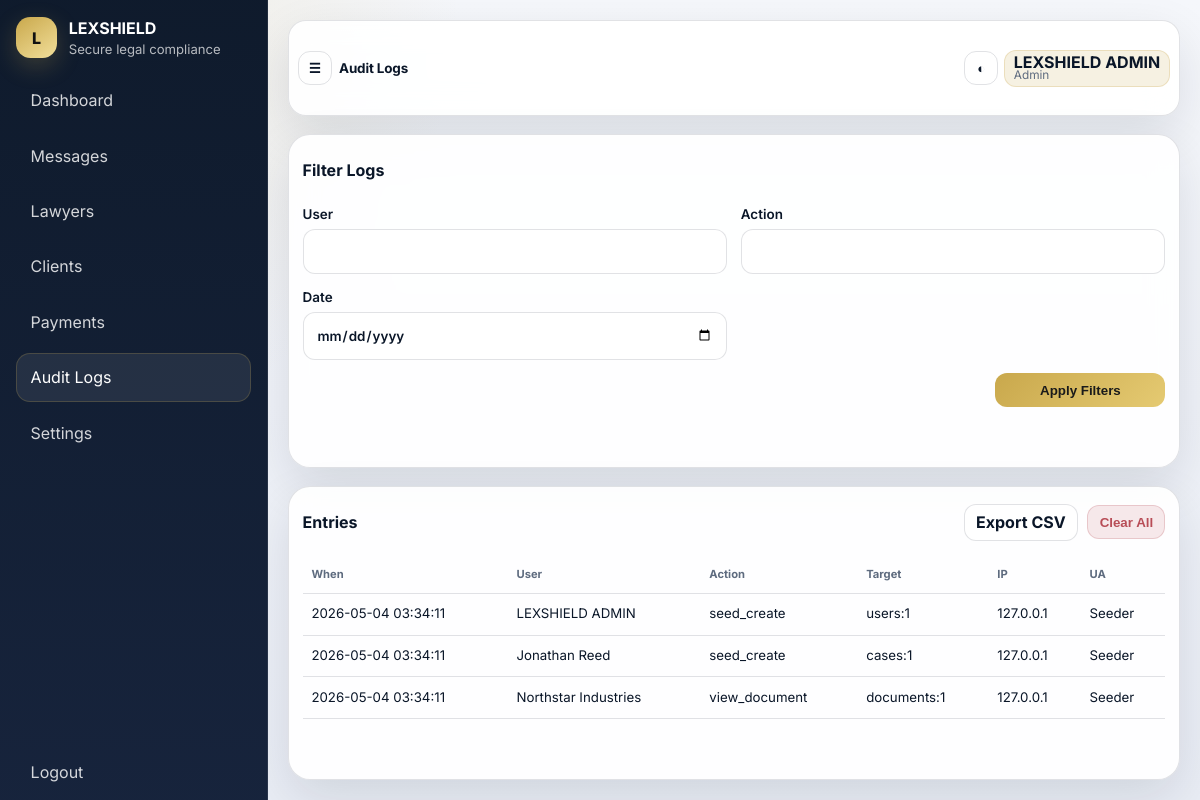
Page /admin/audit_logs.php (signed in) on the earlier database version.
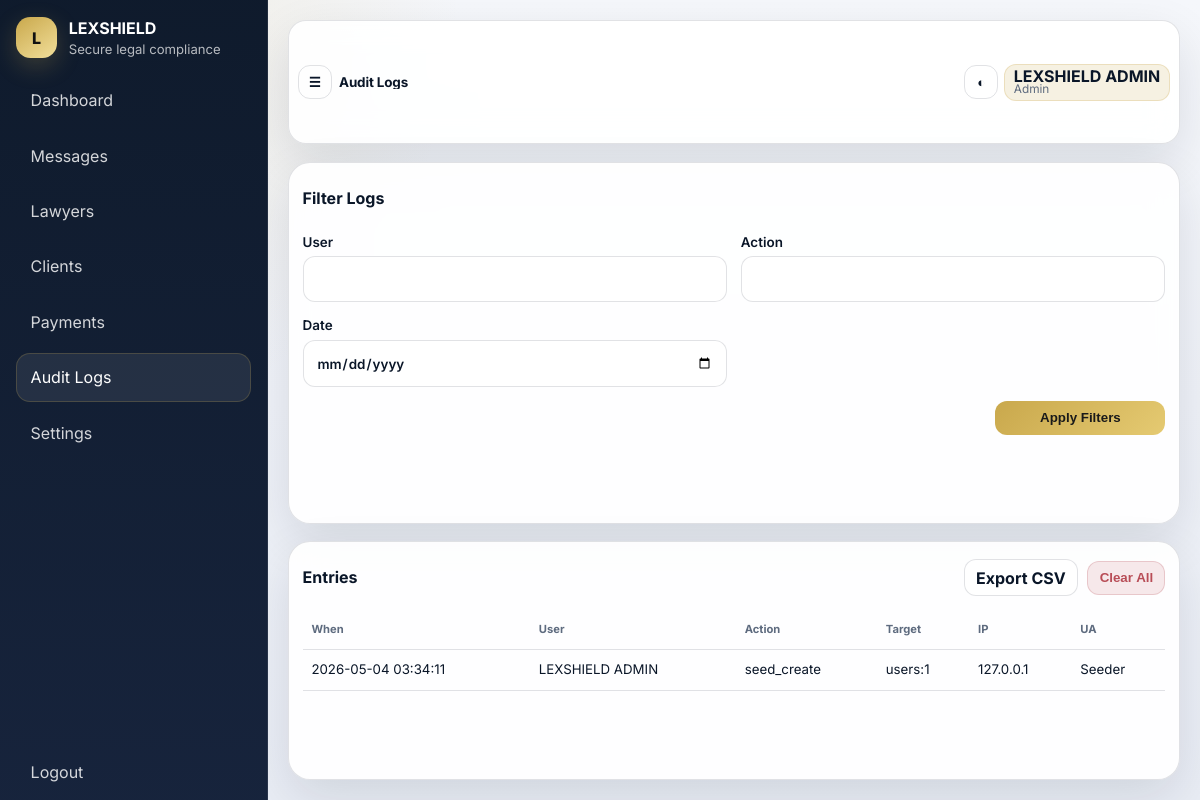
Same page on the later database version.
### tables this page shows
CREATE TABLE `audit_logs` (
  `id` BIGINT UNSIGNED NOT NULL AUTO_INCREMENT,
  `user_id` INT UNSIGNED DEFAULT NULL,
  `action` VARCHAR(120) NOT NULL,
  `target_table` VARCHAR(120) NOT NULL,
  `target_id` VARCHAR(64) DEFAULT NULL,
  `ip_address` VARCHAR(45) NOT NULL,
  `user_agent` VARCHAR(255) DEFAULT NULL,
  `performed_at` TIMESTAMP NOT NULL DEFAULT CURRENT_TIMESTAMP,
  PRIMARY KEY (`id`),
  KEY `idx_audit_user_action_date` (`user_id`, `action`, `performed_at`),
  KEY `idx_audit_target` (`target_table`, `target_id`),
  CONSTRAINT `fk_audit_user` FOREIGN KEY (`user_id`) REFERENCES `users` (`id`) ON DELETE SET NULL
);

CREATE TABLE `users` (
  `id` INT UNSIGNED NOT NULL AUTO_INCREMENT,
  `full_name` VARCHAR(150) NOT NULL,
  `email` VARCHAR(190) NOT NULL,
  `password_hash` VARCHAR(255) NOT NULL,
  `role` ENUM('admin','lawyer','client') NOT NULL,
  `is_active` TINYINT(1) NOT NULL DEFAULT 1,
  `failed_login_attempts` TINYINT UNSIGNED NOT NULL DEFAULT 0,
  `locked_until` DATETIME DEFAULT NULL,
  `created_at` TIMESTAMP NOT NULL DEFAULT CURRENT_TIMESTAMP,
  `last_login` DATETIME DEFAULT NULL,
  `avatar_stored_name` VARCHAR(255) DEFAULT NULL,
  PRIMARY KEY (`id`),
  UNIQUE KEY `uq_users_email` (`email`),
  KEY `idx_users_role_active` (`role`, `is_active`)
);

### config/app.php (called while the page is built, shortened)
<?php
$lexAppUrl = getenv('APP_URL') ?: '';
$lexApiUrl = getenv('API_URL') ?: 'http://127.0.0.1:3001';
if ($lexAppUrl === '') {
    $scheme = (!empty($_SERVER['HTTPS']) && $_SERVER['HTTPS'] !== 'off') ? 'https' : 'http';
    $host = $_SERVER['HTTP_HOST'] ?? 'localhost';
    $scriptName = $_SERVER['SCRIPT_NAME'] ?? '/index.php';
    $basePath = rtrim(str_replace('\\', '/', dirname($scriptName)), '/');
    $lexAppUrl = $scheme . '://' . $host . ($basePath === '' ? '' : $basePath);
}

### config/db.php (called while the page is built, shortened)
<?php
$lexDbPingChecked = false;

### admin/audit_logs.php (the view, shortened to what the changed rows need)
<?php
require_once __DIR__ . '/../config/bootstrap.php';
lex_require_role('admin');
$pdo = lex_pdo();
$sql = 'SELECT a.*, u.full_name FROM audit_logs a LEFT JOIN users u ON u.id = a.user_id WHERE 1=1';
$params = [];
$sql .= ' ORDER BY a.performed_at DESC LIMIT 250';
$stmt = $pdo->prepare($sql);
$stmt->execute($params);
$logs = $stmt->fetchAll();
lex_page_header('Audit Logs', 'audit');
?>
<section class="card admin-audit-card">
  <div class="card-head"><h2>Filter Logs</h2></div>
</section>
<section class="card admin-audit-card">
  <div class="card-head">
    <h2>Entries</h2>
  </div>
  <div class="table-wrap admin-audit-table-wrap">
    <table class="data-table admin-audit-table">
      <thead><tr><th>When</th><th>User</th><th>Action</th><th>Target</th><th>IP</th><th>UA</th></tr></thead>
      <tbody>
      <?php foreach ($logs as $log): ?>
        <tr>
          <td><?= lex_e($log['performed_at']) ?></td>
          <td><?= lex_e($log['full_name'] ?? 'System') ?></td>
          <td><?= lex_e($log['action']) ?></td>
          <td><?= lex_e($log['target_table'] . ':' . $log['target_id']) ?></td>
          <td><?= lex_e($log['ip_address']) ?></td>
          <td><?= lex_e($log['user_agent']) ?></td>
        </tr>
      <?php endforeach; ?>
      </tbody>
    </table>
  </div>
</section>
<?php lex_page_footer(); ?>

### config/bootstrap.php (shortened to what the changed rows need)
<?php
require_once __DIR__ . '/app.php';
require_once __DIR__ . '/db.php';
function lex_pdo(): PDO
{
    global $pdo, $lexDbPingChecked;
    if (!$lexDbPingChecked) {
        $lexDbPingChecked = true;
        try {
            $pdo->query('SELECT 1');
        } catch (Throwable $e) {
            if (lex_db_is_connection_lost($e)) {
                return lex_reset_pdo();
            }
            throw $e;
        }
    }
    return $pdo;
}
function lex_db_retry(callable $callback, mixed $fallback = null): mixed
{
    try {
        return $callback();
    } catch (Throwable $e) {
        if (!lex_db_is_connection_lost($e)) {
            throw $e;
        }
        error_log('[DB] Lost connection detected, reconnecting: ' . $e->getMessage());
        try {
            lex_reset_pdo();
        } catch (Throwable $reconnectError) {
            error_log('[DB] Reconnect failed: ' . $reconnectError->getMessage());
            return $fallback;
        }
        try {
            return $callback();
        } catch (Throwable $retry) {
            error_log('[DB] Retry after reconnect failed: ' . $retry->getMessage());
            return $fallback;
        }
    }
}
function lex_app_url(string $path = ''): string
{
    global $lexAppUrl;
    return rtrim($lexAppUrl, '/') . '/' . ltrim($path, '/');
}
function lex_api_url(string $path = ''): string
{
    global $lexApiUrl;
    return rtrim($lexApiUrl, '/') . '/' . ltrim($path, '/');
}
function lex_e(?string $value): string
{
    return htmlspecialchars((string) $value, ENT_QUOTES | ENT_SUBSTITUTE, 'UTF-8');
}
function lex_current_user(): ?array
{
    static $user = null;
    if ($user !== null) {
        return $user;
    }
    $user = lex_db_retry(static function (): ?array {
        $stmt = lex_pdo()->prepare('SELECT id, full_name, email, role, is_active, last_login FROM users WHERE id = :id LIMIT 1');
        $stmt->execute(['id' => (int) $_SESSION['user_id']]);
        return $stmt->fetch() ?: null;
    }, null);
    return $user;
}
function lex_require_login(): array
{
    $user = lex_current_user();
    return $user;
}
function lex_require_role(string|array $roles): array
{
    $user = lex_require_login();
    return $user;
}
function lex_page_header(string $title, string $active = '', ?array $user = null): void
{
    $user = $user ?? lex_current_user();
    $role = $user['role'] ?? '';
    $isLoggedIn = (bool) $user;
    $links = [
        'admin' => [
            ['key' => 'dashboard', 'label' => 'Dashboard', 'href' => '../admin/index.php'],
            ['key' => 'messages', 'label' => 'Messages', 'href' => 'messages.php'],
            ['key' => 'lawyers', 'label' => 'Lawyers', 'href' => 'manage_lawyers.php'],
            ['key' => 'clients', 'label' => 'Clients', 'href' => 'manage_clients.php'],
            ['key' => 'payments', 'label' => 'Payments', 'href' => 'payments.php'],
            ['key' => 'audit', 'label' => 'Audit Logs', 'href' => 'audit_logs.php'],
            ['key' => 'settings', 'label' => 'Settings', 'href' => 'system_settings.php'],
        ],
        'lawyer' => [
            ['key' => 'dashboard', 'label' => 'Dashboard', 'href' => lex_app_url('lawyer/index.php')],
            ['key' => 'profile', 'label' => 'Profile', 'href' => lex_app_url('lawyer/profile.php')],
            ['key' => 'case-files', 'label' => 'Case Files', 'href' => lex_app_url('case_files.php')],
            ['key' => 'appointments', 'label' => 'Appointments', 'href' => lex_app_url('lawyer/appointment.php')],
            ['key' => 'messages', 'label' => 'Messages', 'href' => lex_app_url('lawyer/messages.php')],
        ],
        'client' => [
            ['key' => 'dashboard', 'label' => 'Dashboard', 'href' => lex_app_url('client/index.php')],
            ['key' => 'lawyers', 'label' => 'Lawyers', 'href' => lex_app_url('client/lawyers.php')],
            ['key' => 'payments', 'label' => 'Payments', 'href' => lex_app_url('client/payments.php')],
            ['key' => 'billing', 'label' => 'Billing', 'href' => lex_app_url('client/billing.php')],
            ['key' => 'profile', 'label' => 'Profile', 'href' => lex_app_url('client/profile.php')],
            ['key' => 'case-files', 'label' => 'Case Files', 'href' => lex_app_url('case_files.php')],
            ['key' => 'messages', 'label' => 'Messages', 'href' => lex_app_url('client/messages.php')],
            ['key' => 'appointments', 'label' => 'Appointments', 'href' => lex_app_url('client/appointment.php')],
        ],
    ];
    $nav = $links[$role] ?? [];
    echo '<!DOCTYPE html><html lang="en"><head><meta charset="UTF-8"><meta name="viewport" content="width=device-width, initial-scale=1.0">';
    echo '<link rel="stylesheet" href="' . lex_e(lex_asset_url('public/css/style.css')) . '">';
    echo '</head><body data-api-base="' . lex_e(lex_api_url()) . '" data-role="' . lex_e($role) . '">';
    echo '<div class="app-shell">';
    if ($isLoggedIn && $role) {
        echo '<aside class="sidebar" id="sidebar" aria-label="Primary">';
        echo '<nav class="sidebar-nav">';
        foreach ($nav as $item) {
            $activeClass = $active === $item['key'] ? ' active' : '';
            echo '<a class="nav-link' . $activeClass . '" href="' . lex_e($item['href']) . '">' . lex_e($item['label']) . '</a>';
        }
        echo '</nav>';
        echo '</aside>';
    }
    echo '<main class="main-content" id="main">';
    $topbarClass = 'topbar';
    echo '<header class="' . $topbarClass . '">';
    echo '<div class="topbar-title"><h1>' . lex_e($title) . '</h1></div>';
    echo '<div class="topbar-actions">';
    echo '</div></header>';
}
function lex_page_footer(): void
{
    echo '</main></div></body></html>';
}
function lex_asset_url(string $path): string
{
    $url = lex_app_url($path);
    $filePath = dirname(__DIR__) . DIRECTORY_SEPARATOR . str_replace(['/', '\\'], DIRECTORY_SEPARATOR, $path);
    $version = is_file($filePath) ? (string) filemtime($filePath) : '';
    return $url . (str_contains($url, '?') ? '&' : '?') . 'v=' . rawurlencode($version);
}

Differences in the rows shown:
removed audit_logs: performed_at "2026-05-04 03:34:11", user.full_name "Jonathan Reed", action "seed_create", target_table+target "cases:1", ip_address "127.0.0.1", user_agent "Seeder"
removed audit_logs: performed_at "2026-05-04 03:34:11", user.full_name "Northstar Industries", action "view_document", target_table+target "documents:1", ip_address "127.0.0.1", user_agent "Seeder"
